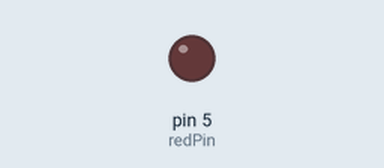
Recording of a sketch running on a simulated Arduino Uno, built with avr-gcc and run on an emulated ATmega328P. On the bench: output pins drawn as LEDs (lit = HIGH).

Above: at 0.15 s.
At 39.84 s:
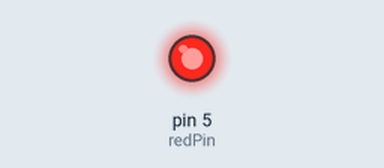
Timing chart, 0 to 40.0 s (numbered marks = the images above):
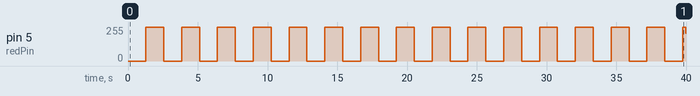

Measured:
- by itself, pin 5 (redPin): 0/255 → 255/255 at 1.3 s, → 0/255 1.3 s later, → 255/255 1.3 s later, → 0/255 1.3 s later, … (32 changes in this stretch)

The sketch:

Class_6_AnalogWrite_PWM_.ino
```cpp
int redPin = 5;
int speed_Time  = 5;

void setup() {
  // put your setup code here, to run once:

  pinMode(redPin, OUTPUT);

}

void loop() {
  // put your main code here, to run repeatedly:

  for ( int i = 0 ; i <= 255 ; i = i + 1)
  {
    analogWrite(redPin, i );
    delay(speed_Time);
  }
  for ( int i = 255 ; i >= 0 ; i = i - 1)
  {
    analogWrite(redPin, i );
    delay(speed_Time);
  }


}
```
